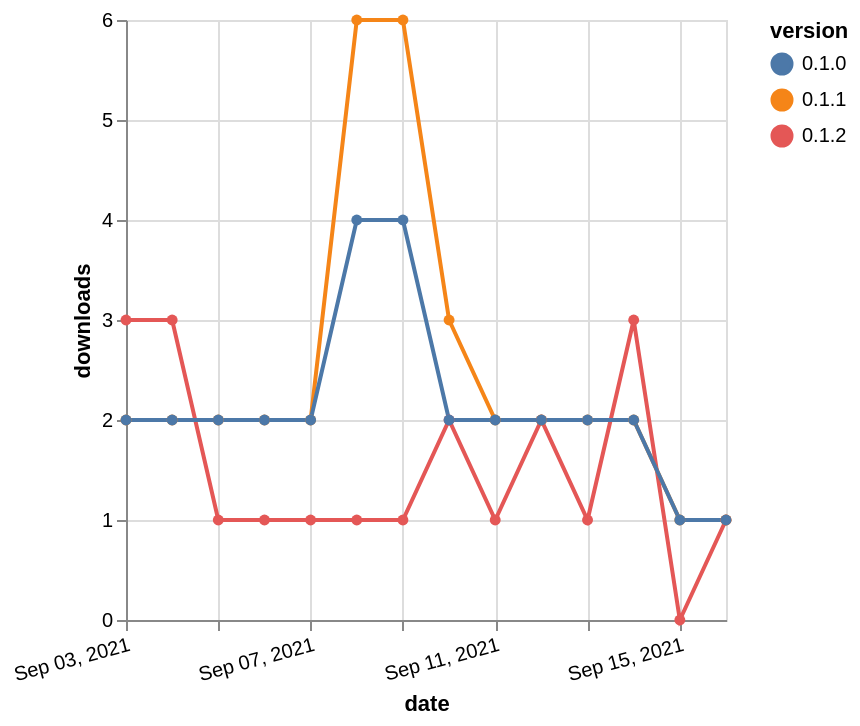

Here is the Vega-Lite specification saved for this chart:
### Vega-Lite specification from a JSON file in a GitHub repository (floating-point values rounded to 4 significant figures)
{"$schema": "https://vega.github.io/schema/vega-lite/v5.json", "description": "A simple bar chart with embedded data.", "data": {"values": [{"date": "2021-09-03", "total": 599, "delta": 3, "version": "0.1.2"}, {"date": "2021-09-04", "total": 602, "delta": 3, "version": "0.1.2"}, {"date": "2021-09-05", "total": 603, "delta": 1, "version": "0.1.2"}, {"date": "2021-09-06", "total": 604, "delta": 1, "version": "0.1.2"}, {"date": "2021-09-07", "total": 605, "delta": 1, "version": "0.1.2"}, {"date": "2021-09-08", "total": 606, "delta": 1, "version": "0.1.2"}, {"date": "2021-09-09", "total": 607, "delta": 1, "version": "0.1.2"}, {"date": "2021-09-10", "total": 609, "delta": 2, "version": "0.1.2"}, {"date": "2021-09-11", "total": 610, "delta": 1, "version": "0.1.2"}, {"date": "2021-09-12", "total": 612, "delta": 2, "version": "0.1.2"}, {"date": "2021-09-13", "total": 613, "delta": 1, "version": "0.1.2"}, {"date": "2021-09-14", "total": 616, "delta": 3, "version": "0.1.2"}, {"date": "2021-09-15", "total": 616, "delta": 0, "version": "0.1.2"}, {"date": "2021-09-16", "total": 617, "delta": 1, "version": "0.1.2"}, {"date": "2021-09-03", "total": 3830, "delta": 2, "version": "0.1.1"}, {"date": "2021-09-04", "total": 3832, "delta": 2, "version": "0.1.1"}, {"date": "2021-09-05", "total": 3834, "delta": 2, "version": "0.1.1"}, {"date": "2021-09-06", "total": 3836, "delta": 2, "version": "0.1.1"}, {"date": "2021-09-07", "total": 3838, "delta": 2, "version": "0.1.1"}, {"date": "2021-09-08", "total": 3844, "delta": 6, "version": "0.1.1"}, {"date": "2021-09-09", "total": 3850, "delta": 6, "version": "0.1.1"}, {"date": "2021-09-10", "total": 3853, "delta": 3, "version": "0.1.1"}, {"date": "2021-09-11", "total": 3855, "delta": 2, "version": "0.1.1"}, {"date": "2021-09-12", "total": 3857, "delta": 2, "version": "0.1.1"}, {"date": "2021-09-13", "total": 3859, "delta": 2, "version": "0.1.1"}, {"date": "2021-09-14", "total": 3861, "delta": 2, "version": "0.1.1"}, {"date": "2021-09-15", "total": 3862, "delta": 1, "version": "0.1.1"}, {"date": "2021-09-16", "total": 3863, "delta": 1, "version": "0.1.1"}, {"date": "2021-09-03", "total": 2619, "delta": 2, "version": "0.1.0"}, {"date": "2021-09-04", "total": 2621, "delta": 2, "version": "0.1.0"}, {"date": "2021-09-05", "total": 2623, "delta": 2, "version": "0.1.0"}, {"date": "2021-09-06", "total": 2625, "delta": 2, "version": "0.1.0"}, {"date": "2021-09-07", "total": 2627, "delta": 2, "version": "0.1.0"}, {"date": "2021-09-08", "total": 2631, "delta": 4, "version": "0.1.0"}, {"date": "2021-09-09", "total": 2635, "delta": 4, "version": "0.1.0"}, {"date": "2021-09-10", "total": 2637, "delta": 2, "version": "0.1.0"}, {"date": "2021-09-11", "total": 2639, "delta": 2, "version": "0.1.0"}, {"date": "2021-09-12", "total": 2641, "delta": 2, "version": "0.1.0"}, {"date": "2021-09-13", "total": 2643, "delta": 2, "version": "0.1.0"}, {"date": "2021-09-14", "total": 2645, "delta": 2, "version": "0.1.0"}, {"date": "2021-09-15", "total": 2646, "delta": 1, "version": "0.1.0"}, {"date": "2021-09-16", "total": 2647, "delta": 1, "version": "0.1.0"}]}, "width": "container", "mark": {"type": "line", "point": {"filled": true}}, "encoding": {"x": {"field": "date", "type": "temporal", "timeUnit": "yearmonthdate", "title": "date", "axis": {"labelAngle": -15}}, "y": {"field": "delta", "type": "quantitative", "title": "downloads"}, "color": {"field": "version", "type": "nominal"}, "tooltip": {"field": "delta"}}}
